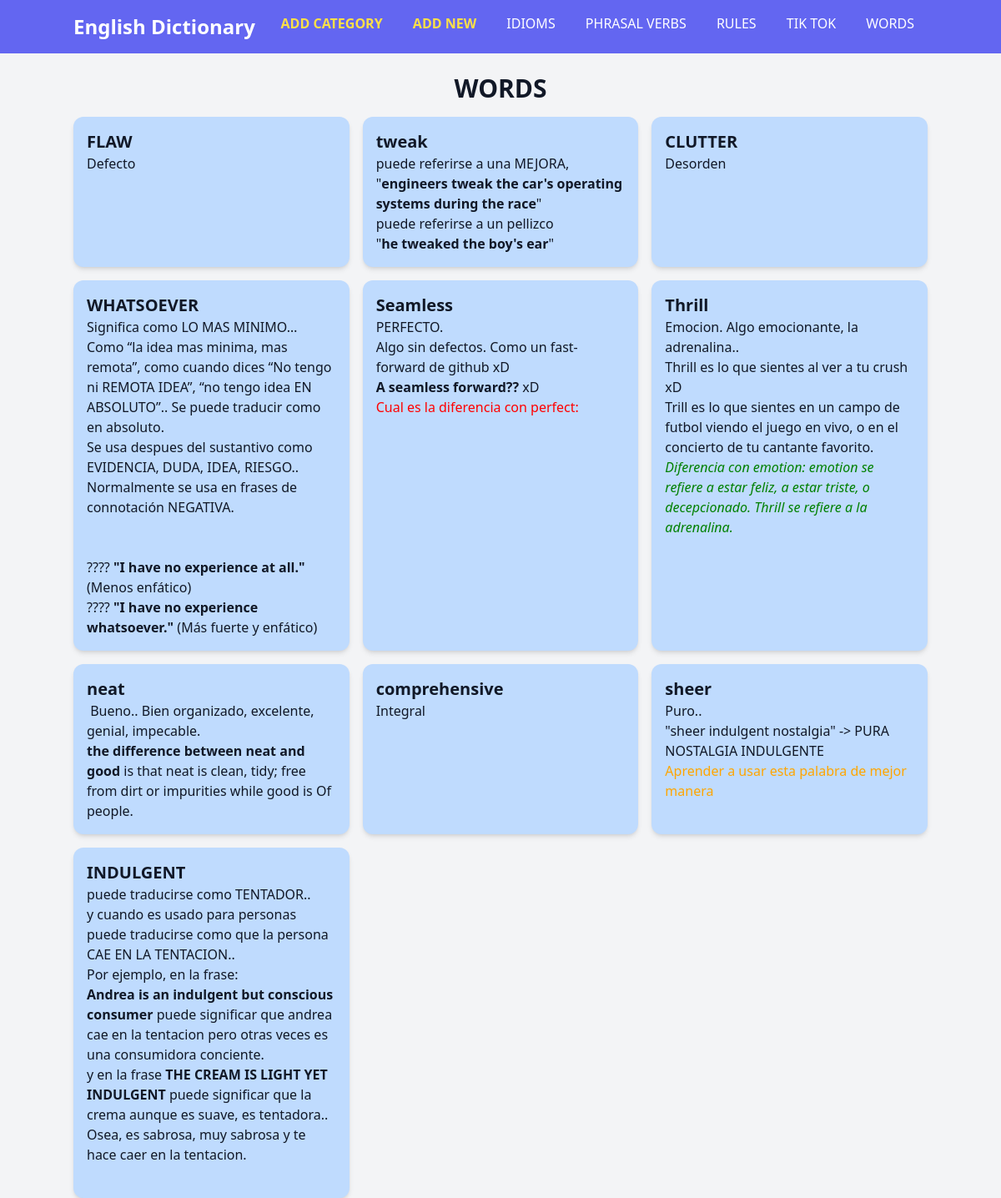
The page / on the database its author committed.
### tables this page shows
CREATE TABLE `categories` (
  `id` int(11) NOT NULL,
  `name` varchar(50) NOT NULL
);

CREATE TABLE `entries` (
  `id` int(11) NOT NULL,
  `title` varchar(255) NOT NULL,
  `content` text NOT NULL,
  `category_id` int(11) NOT NULL,
  `created_at` timestamp NOT NULL DEFAULT current_timestamp()
);

### index.php (the view, shortened to what this page needs)
<?php
include 'config.php';
$stmt = $pdo->query("SELECT * FROM categories");
$categories = $stmt->fetchAll(PDO::FETCH_ASSOC);
$selected_category = isset($_GET['category']) ? $_GET['category'] : 'WORDS';
$entries = [];
if ($selected_category) {
    $stmt = $pdo->prepare("SELECT * FROM entries WHERE category_id = (SELECT id FROM categories WHERE name = ?)");
    $stmt->execute([$selected_category]);
    $entries = $stmt->fetchAll(PDO::FETCH_ASSOC);
}
?>
<!DOCTYPE html>
<html lang="en">
<head>
    <script src="https://cdn.tailwindcss.com"></script>
</head>
<body class="bg-gray-100 text-gray-900">
    <nav class="bg-indigo-500 text-white p-4">
        <div class="container mx-auto flex justify-between">
            <h1 class="text-2xl font-bold"><a href="index.php">English Dictionary</a></h1>
            <div>
                <a href="add_category.php" class="px-4 text-yellow-300 font-bold">ADD CATEGORY</a>
                <a href="add.php" class="px-4 text-yellow-300 font-bold">ADD NEW</a>
                <?php foreach ($categories as $category): ?>
                    <a href="index.php?category=<?= urlencode($category['name']) ?>" class="px-4"><?= htmlspecialchars($category['name']) ?></a>
                <?php endforeach; ?>
            </div>
        </div>
    </nav>
    <div class="container mx-auto mt-6">
        <?php if ($selected_category && !empty($entries)): ?>
            <h2 class="text-3xl text-center font-bold mb-4"><?= $selected_category ? htmlspecialchars($selected_category) : 'Please select a category' ?></h2>
            <div class="flex justify-center bg-gray-100">
                <div class="grid grid-cols-1 md:grid-cols-2 lg:grid-cols-3 gap-4">
                    <?php foreach ($entries as $entry): ?>
                        <div class="bg-blue-200 p-4 rounded-xl shadow-md">
                            <h3 class="text-xl font-bold"><?php echo $entry['title']; ?></h3>
                            <p class="text-gray-700 italic"><?php echo $entry['content']; ?></p>
                        </div>
                    <?php endforeach; ?>
                </div>
            </div>
        <?php elseif ($selected_category): ?>
            <p class="mt-4 text-gray-500">No entries found in this category.</p>
        <?php else: ?>
        <?php endif; ?>
    </div>
</body>
</html>

### rows shown on the page
categories: name "IDIOMS"
categories: name "PHRASAL VERBS"
categories: name "RULES"
categories: name "TIK TOK"
categories: name "WORDS"
entries: title "FLAW", content "Defecto"
entries: title "tweak", content "puede referirse a una MEJORA, \" engineers tweak the car's operating systems during the race \" puede referirse a un pellizco \" he tweaked the boy's ear \""
entries: title "CLUTTER", content "Desorden"
entries: title "WHATSOEVER", content "Significa como LO MAS MINIMO… Como “la idea mas minima, mas remota”, como cuando dices “No tengo ni REMOTA IDEA”, “no tengo idea EN ABSOLUTO”.. Se puede traducir como en absoluto. Se usa despues del sustantivo como EVIDENCIA, DUDA, IDEA, RIESGO.. Normalmente se usa en frases de connotación NEGATIVA. ???? \"I have no experience at all.\" (Menos enfático) ???? \"I have no experience whatsoever.\" (Más fuerte y enfático)"
entries: title "Seamless", content "PERFECTO. Algo sin defectos. Como un fast-forward de github xD A seamless forward?? xD Cual es la diferencia con perfect:"
entries: title "Thrill", content "Emocion. Algo emocionante, la adrenalina.. Thrill es lo que sientes al ver a tu crush xD Trill es lo que sientes en un campo de futbol viendo el juego en vivo, o en el concierto de tu cantante favorito. Diferencia con emotion: emotion se refiere a estar feliz, a estar triste, o decepcionado. Thrill se refiere a la adrenalina."
entries: title "neat", content "Bueno.. Bien organizado, excelente, genial, impecable. the difference between neat and good is that neat is clean, tidy; free from dirt or impurities while good is Of people."
entries: title "comprehensive", content "Integral"
entries: title "sheer", content "Puro.. \"sheer indulgent nostalgia\" -> PURA NOSTALGIA INDULGENTE Aprender a usar esta palabra de mejor manera"
entries: title "INDULGENT", content "puede traducirse como TENTADOR.. y cuando es usado para personas puede traducirse como que la persona CAE EN LA TENTACION.. Por ejemplo, en la frase: Andrea is an indulgent but conscious consumer puede significar que andrea cae en la tentacion pero otras veces es una consumidora conciente. y en la frase THE CREAM IS LIGHT YET INDULGENT puede significar que la crema aunque es suave, es tentadora.. Osea, es sabrosa, muy sabrosa y te hace caer en la tentacion."

### other values the page prints
$selected_category "WORDS"
